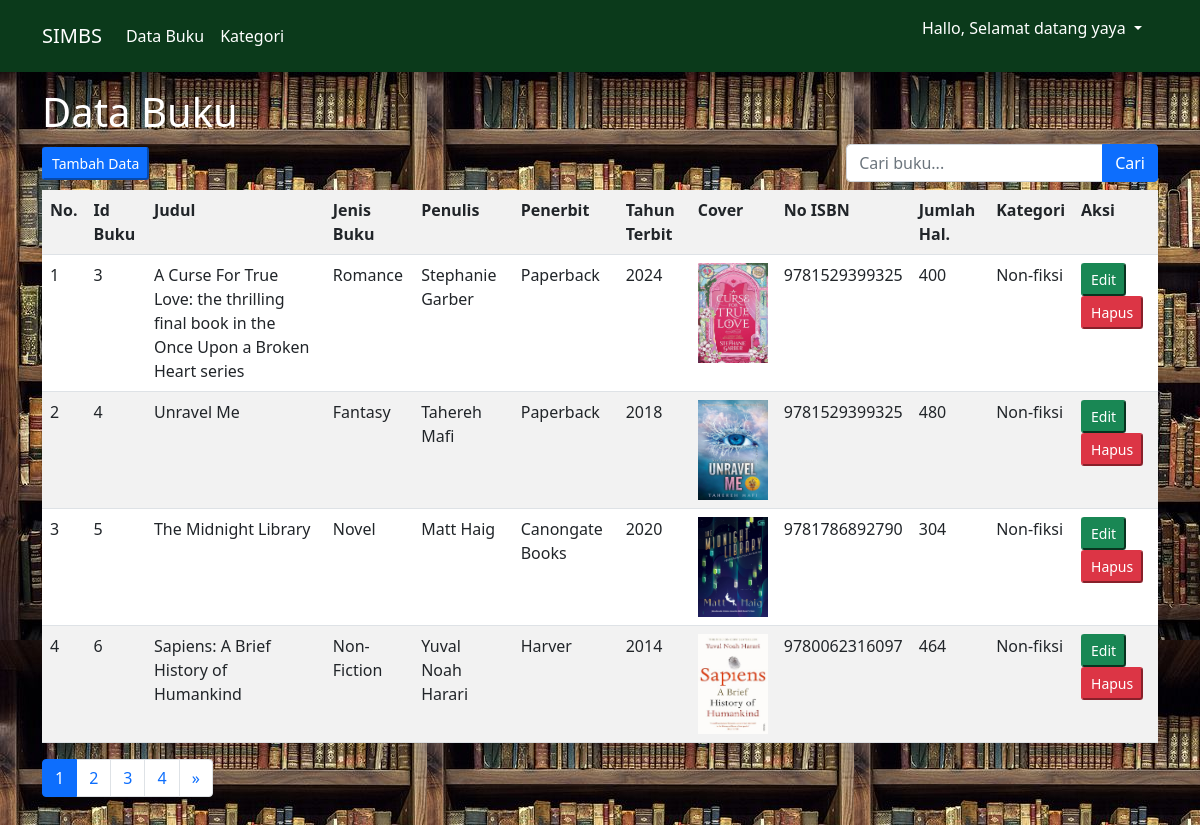
The app's page /index.php (signed in) with its own data.
### tables this page shows
CREATE TABLE `buku` (
  `id_buku` int(11) NOT NULL,
  `judul_buku` varchar(255) NOT NULL,
  `jenis_buku` varchar(255) NOT NULL,
  `penulis` varchar(255) NOT NULL,
  `penerbit` varchar(255) NOT NULL,
  `tahun_terbit` int(100) NOT NULL,
  `cover` varchar(255) NOT NULL,
  `no_isbn` bigint(20) NOT NULL,
  `jml_hal` int(100) NOT NULL,
  `id_kategori` int(11) DEFAULT NULL
);

CREATE TABLE `kategori` (
  `id_kategori` int(11) NOT NULL,
  `kategori` varchar(255) NOT NULL,
  `tgl_input` timestamp NOT NULL DEFAULT current_timestamp() ON UPDATE current_timestamp()
);

### function.php (called while the page is built, shortened)
<?php
$conn = mysqli_connect("localhost", "root", "", "simbs");
function query($query){
    global $conn;
    $result = mysqli_query($conn, $query);
    $rows = [];
    while( $row = mysqli_fetch_assoc($result) ) {
        $rows[] = $row;
    }
    return $rows;
}
?>

### index.php (the view, shortened to what this page needs)
<?php
    require("function.php");
    $jumlahDataPerHalaman = 4;
    $jumlahData = count(query("SELECT * FROM buku"));
    $jumlahHalaman = ceil($jumlahData / $jumlahDataPerHalaman);
    $halamanAktif = ( isset($_GET["halaman"]) ) ? $_GET["halaman"] : 1;
    $awalData = ( $jumlahDataPerHalaman * $halamanAktif ) - $jumlahDataPerHalaman;
    $buku = query("
    SELECT buku.*, kategori.kategori
    FROM buku
    LEFT JOIN kategori ON buku.id_kategori = kategori.id_kategori
    ORDER BY buku.id_buku ASC
    LIMIT $awalData, $jumlahDataPerHalaman
    ");
?>
<!DOCTYPE html>
<html lang="en">
<head>
    <link href="https://cdn.jsdelivr.net/npm/bootstrap@5.0.2/dist/css/bootstrap.min.css" rel="stylesheet">
    <link rel="stylesheet" href="style.css">
</head>
<body>
    <nav class="navbar navbar-expand-lg navbar-light white" style="background-color: #0b3a1bff">
        <div class="container">
            <a class="navbar-brand text-white" href="#">SIMBS</a>
            <div class="collapse navbar-collapse" id="navbarSupportedContent">
            <ul class="navbar-nav me-auto mb-2 mb-lg-0">
                <li class="nav-item">
                <a class="nav-link active text-white" aria-current="page" href="index.php">Data Buku</a>
                </li>
                <li class="nav-item">
                <a class="nav-link text-white" href="index2.php">Kategori</a>
                </li>
            </ul>
            <ul>
                <li class="nav-item dropdown">
                <a class="nav-link dropdown-toggle text-white nav-end" href="#" role="button" data-bs-toggle="dropdown" aria-expanded="false">
                        Hallo, Selamat datang <?= $_SESSION['username'] ?>
                </a>
            </ul>
            </div>
        </div>
    </nav>
    <section class="p-3 text-white">
        <div class="container">
            <h1>Data Buku</h1>
            <div class="d-flex justify-content-between align-items-center">
                <a href="tambah_data.php">
                    <button class="mb-2 btn-sm btn-primary">Tambah Data</button>
                </a>
                <form class="mb-2" action="" method="POST">
                    <div class="input-group">
                        <input type="text" class="form-control" name="keyword" placeholder="Cari buku..." autocomplete="off">
                        <button class="btn btn-primary" type="submit" name="tombol_search">
                            <i class="bi bi-search"></i> Cari
                        </button>
                    </div>
                </form>
            </div>
            <table class="table table-striped table-hover">
                <tr>
                    <th>No.</th>
                    <th>Id Buku</th>
                    <th>Judul</th>
                    <th>Jenis Buku</th>
                    <th>Penulis</th>
                    <th>Penerbit</th>
                    <th>Tahun Terbit</th>
                    <th>Cover</th>
                    <th>No ISBN</th>
                    <th>Jumlah Hal.</th>
                    <th>Kategori</th>
                    <th>Aksi</th>
                </tr>
                <?php $no=1 ?>
                <?php foreach($buku as $data): ?>
                <tr>
                    <td> <?= $no ?> </td>
                    <td> <?= $data['id_buku'] ?> </td>
                    <td> <?= $data['judul_buku'] ?> </td>
                    <td> <?= $data['jenis_buku'] ?> </td>
                    <td> <?= $data['penulis'] ?> </td>
                    <td> <?= $data['penerbit'] ?> </td>
                    <td> <?= $data['tahun_terbit'] ?> </td>
                    <td>
                        <img src="img/<?= $data['cover'] ?> " height="100" width="70" alt="">
                    </td>
                    <td> <?= $data['no_isbn'] ?> </td>
                    <td> <?= $data['jml_hal'] ?> </td>
                    <td> <?= $data['kategori'] ?> </td>
                    <td>
                        <a href="ubah_data.php?id_buku=<?= $data['id_buku'] ?>">
                            <button class="btn-sm btn-success">Edit</button>
                        </a>
                        <a href="hapus_data.php?id_buku=<?= $data['id_buku'] ?>">
                            <button class="btn-sm btn-danger">Hapus</button>
                        </a>
                    </td>
                </tr>
                <?php $no++; ?>
                <?php endforeach; ?>
            </table>
            <nav aria-label="Page navigation example">
                <ul class="pagination">
                    <?php for ($i = 1; $i <= $jumlahHalaman; $i++) : ?>
                        <?php if ($i == $halamanAktif) : ?>
                            <li class="page-item active">
                                <a class="page-link" href="?halaman=<?= $i; ?>"><?= $i; ?></a>
                            </li>
                        <?php else : ?>
                            <li class="page-item">
                                <a class="page-link" href="?halaman=<?= $i; ?>"><?= $i; ?></a>
                            </li>
                        <?php endif; ?>
                    <?php endfor; ?>
                    <?php if ($halamanAktif < $jumlahHalaman) : ?>
                        <li class="page-item">
                            <a class="page-link" href="?halaman=<?= $halamanAktif + 1; ?>">&raquo;</a>
                        </li>
                    <?php endif; ?>
                </ul>
            </nav>
        </div>
    </section>
</body>
</html>

### style.css (style rules this page uses)
body { background-image: url(img/bag-books.jpg); }
.navbar ul { list-style: none; }
.table { background-color: white; }

### records on screen
buku: id_buku "3", judul_buku "A Curse For True Love: the thrilling final book in the Once Upon a Broken Heart series", jenis_buku "Romance", penulis "Stephanie Garber", penerbit "Paperback", tahun_terbit "2024", cover (picture), no_isbn "9781529399325", jml_hal "400", id_kategori.kategori "Non-fiksi"
buku: id_buku "4", judul_buku "Unravel Me", jenis_buku "Fantasy", penulis "Tahereh Mafi", penerbit "Paperback", tahun_terbit "2018", cover (picture), no_isbn "9781529399325", jml_hal "480", id_kategori.kategori "Non-fiksi"
buku: id_buku "5", judul_buku "The Midnight Library", jenis_buku "Novel", penulis "Matt Haig", penerbit "Canongate Books", tahun_terbit "2020", cover (picture), no_isbn "9781786892790", jml_hal "304", id_kategori.kategori "Non-fiksi"
buku: id_buku "6", judul_buku "Sapiens: A Brief History of Humankind", jenis_buku "Non-Fiction", penulis "Yuval Noah Harari", penerbit "Harver", tahun_terbit "2014", cover (picture), no_isbn "9780062316097", jml_hal "464", id_kategori.kategori "Non-fiksi"

### other values on screen
$_SESSION['username'] "yaya"
